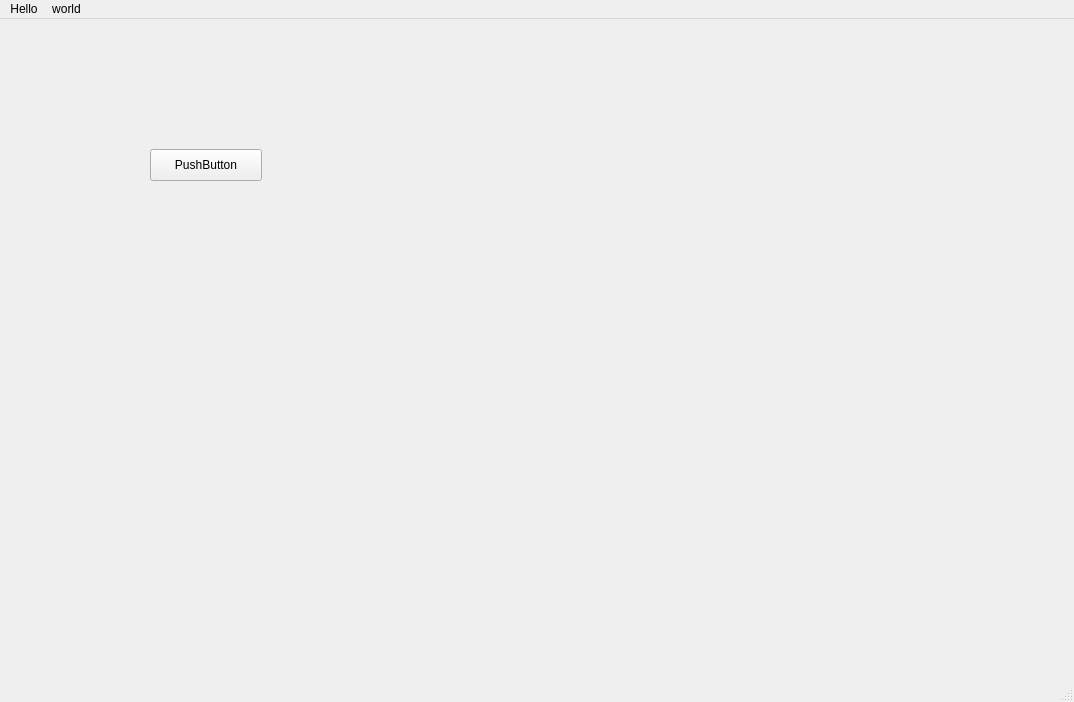
<?xml version="1.0" encoding="UTF-8"?>
<ui version="4.0">
 <class>MainWindow</class>
 <widget class="QMainWindow" name="MainWindow">
  <property name="geometry">
   <rect>
    <x>0</x>
    <y>0</y>
    <width>1074</width>
    <height>702</height>
   </rect>
  </property>
  <property name="windowTitle">
   <string>MainWindow</string>
  </property>
  <property name="animated">
   <bool>true</bool>
  </property>
  <widget class="QWidget" name="centralwidget">
   <widget class="QPushButton" name="pushButton">
    <property name="geometry">
     <rect>
      <x>150</x>
      <y>130</y>
      <width>112</width>
      <height>32</height>
     </rect>
    </property>
    <property name="text">
     <string>PushButton</string>
    </property>
   </widget>
  </widget>
  <widget class="QMenuBar" name="menubar">
   <property name="geometry">
    <rect>
     <x>0</x>
     <y>0</y>
     <width>1074</width>
     <height>22</height>
    </rect>
   </property>
   <widget class="QMenu" name="menuHello">
    <property name="title">
     <string>Hello</string>
    </property>
   </widget>
   <widget class="QMenu" name="menuworld">
    <property name="title">
     <string>world</string>
    </property>
    <addaction name="action1"/>
    <addaction name="action2"/>
   </widget>
   <addaction name="menuHello"/>
   <addaction name="menuworld"/>
  </widget>
  <widget class="QStatusBar" name="statusbar"/>
  <action name="action1">
   <property name="text">
    <string>1</string>
   </property>
  </action>
  <action name="action2">
   <property name="text">
    <string>2</string>
   </property>
  </action>
 </widget>
 <resources/>
 <connections/>
</ui>
